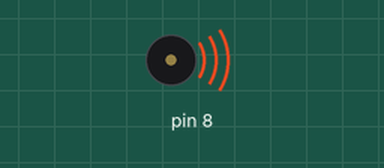
Recording of a sketch running on a simulated Arduino Uno, built with avr-gcc and run on an emulated ATmega328P. Parts: buzzer (waves = sounding). Random numbers use the default seed unless the sketch sets one.

Above: at 0.6 s.
At 10.1 s:
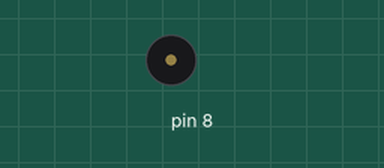
Timing chart, 0 to 11.6 s (numbered marks = the images above):
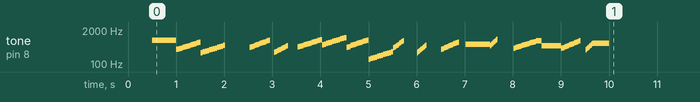

The sketch:

beep.ino
```cpp
#include <Arduino.h> // Core Arduino library for basic input/output functions, types, and constants.
#include <MeMCore.h> // Library for Makeblock electronic modules, including the buzzer.
#include <SoftwareSerial.h> // Library for serial communication on digital pins.
#include <Wire.h> // Library for I2C communication.
#include <stdlib.h> // Standard library for general utility functions.
#include <math.h> // Library for mathematical functions.

// Timer control variables to measure elapsed time.
double currentTime = 0; // Current time in seconds since the start.
double lastTime = 0; // Time at the last significant event to calculate elapsed time.

// Arduino component for sound generation.
MeBuzzer buzzer; // Buzzer object for emitting sounds.

// Beep control variables for managing beep pattern.
double soundDuration; // Duration of the sound in each beep cycle.
double silenceDuration; // Duration of silence in each beep cycle.
double targetPitch; // Desired pitch of the beep in Hertz.
double currentPitch; // Current pitch of the beep in Hertz, used during execution.
double semitone; // Incremental change in pitch between beeps, related to musical semitones.
int beepCycle; // Counter for the number of completed beep cycles.

// Flag to determine if the beep input parameters are valid.
boolean doBeep;

// General input parameter for the behavior's duration.
double duration = 10; // Duration for the beep behavior in seconds.

// Specific input parameters for beep behavior customization.
double beepPitch = 400; // Base pitch of the beep in Hertz.
double beepSlope = 1; // Determines how the pitch changes over time.
double beepSoundToSilenceRatio = 0.9; // Ratio of sound duration to silence duration in each cycle.
double beepCycleRate = 2; // Number of beep cycles per second.
double beepCycleStandardDeviation = 0.5; // Variability in the cycle rate to introduce randomness.
double beepPitchStandardDeviation = 100; // Variability in the beep pitch to introduce randomness.
double beepRandomSoundProbability = 0.3; // Probability of playing a random sound instead of the target pitch.
double beepPhase = 0; // Initial phase delay before starting the beep behavior.

// Function to calculate elapsed time since the program started in seconds.
double getLastTime()
{
  return currentTime = millis() / 1000.0 - lastTime;
}

// Custom delay function to pause execution for a specified number of seconds.
void _delay(double seconds)
{
  long endTime = millis() + seconds * 1000; // Calculate end time in milliseconds.
  while (millis() < endTime) _loop(); // Wait until the end time is reached.
}

// Generates a Gaussian-distributed random number based on standard deviation.
double GenerateGaussian(double standardDeviation)
{
    double u1 = rand() / (RAND_MAX + 1.0); // Generate uniform random number u1.
    double u2 = rand() / (RAND_MAX + 1.0); // Generate uniform random number u2.
    double z0 = sqrt(-2.0 * log(u1)) * cos(2.0 * M_PI * u2); // Box-Muller transform for Gaussian distribution.
    return z0 * standardDeviation;
}

// Generates a random number within the specified range [min, max].
double GetRandomNumber(double min, double max)
{
    double randomNumber = (double)rand() / RAND_MAX; // Generate a uniform random number between 0 and 1.
    return (randomNumber * (max - min)) + min; // Scale and shift the number to the specified range.
}

// Caps a number to be within the specified lower and upper limits.
void CapNumber(double* number, double lowerLimit, double upperLimit)
{
    if (*number < lowerLimit) {
        *number = lowerLimit; // Set to lower limit if below it.
    }
    if (*number > upperLimit) {
        *number = upperLimit; // Set to upper limit if above it.
    }
}

// Validates the input parameters for the beep behavior.
void CheckValidBeepInput(double pitch, double slope, double soundToSilenceRatio, double cycleRate, double cycleStandardDeviation, double pitchStandardDeviation, double randomSoundProbability, double phase)
{
  // Check each parameter against its valid range.
  boolean isValidPitch = pitch >= 80 && pitch <= 3000; // Valid pitch range.
  boolean isValidSlope = (slope < 0 && slope >= log(40 / pitch) / log(2)) || (slope > 0 && slope <= log(6000 / pitch) / log(2)) || slope == 0; // Valid slope conditions.
  boolean isValidSoundToSilenceRatio = soundToSilenceRatio <= 1 && soundToSilenceRatio >= 0; // Valid ratio range.
  boolean isCycleRatePositive = cycleRate > 0; // Cycle rate must be positive.
  boolean isValidStandardDeviation = cycleStandardDeviation >= 0 && pitchStandardDeviation >= 0; // Standard deviations must be non-negative.
  boolean isValidRandomSoundProbability = randomSoundProbability <= 1 && randomSoundProbability >= 0; // Valid probability range.
  boolean isValidPhase = phase >= 0; // Phase must be non-negative.

  // If all conditions are met, the input is considered valid.
  doBeep = isValidPitch && isValidSlope && isValidSoundToSilenceRatio && isCycleRatePositive && isValidStandardDeviation && isValidRandomSoundProbability && isValidPhase;
}

// Sets the durations for sound and silence based on the ratio and cycle rate.
void SetBeepDurations(double soundToSilenceRatio, double cycleRate, double cycleStandardDeviation)
{
  silenceDuration = (1 - soundToSilenceRatio) / cycleRate; // Calculate base silence duration.
  silenceDuration += GenerateGaussian(cycleStandardDeviation); // Add Gaussian randomness.
  CapNumber(&silenceDuration, 0, 1 / cycleRate); // Ensure the duration is within valid bounds.

  soundDuration = 1 / cycleRate - silenceDuration; // Calculate sound duration based on the remaining time.
}

// Sets the target pitch for the beep, including randomness.
void SetTargetPitch(double pitch, double pitchStandardDeviation)
{
  targetPitch = pitch + GenerateGaussian(pitchStandardDeviation); // Add randomness to the pitch.
  CapNumber(&targetPitch, 80, 3000); // Ensure pitch is within a valid range.

  currentPitch = targetPitch; // Initialize current pitch to target pitch for the start of behavior.
}

// Plays a sound or silence based on a given probability.
void PlayRandomSoundWithProbability(double slope, double randomSoundProbability, double pitchStandardDeviation)
{
  double randomNumber = GetRandomNumber(0, 1); // Generate a random number to compare against probability.

  double randomPitch; // Variable for the pitch of the random sound.
  if (slope == 0) {
    randomPitch = targetPitch + GenerateGaussian(pitchStandardDeviation); // Generate random pitch variation.
  } else {
    int randomSemitone = (int)GetRandomNumber(1, 12); // Random semitone for pitch variation.
    randomPitch = exp(log(targetPitch) + slope * randomSemitone / 12 * log(2)); // Calculate pitch based on semitone change.
  }

  if (randomNumber < randomSoundProbability) {
    buzzer.tone(randomPitch, silenceDuration * 1000); // Play the random sound if within probability.
  } else {
    _delay(silenceDuration); // Otherwise, maintain silence for the duration.
  }
}

// Method to execute the beep base behavior
void Beep(double duration,
          double beepPitch, double beepSlope, double beepSoundToSilenceRatio, double beepCycleRate, double beepCycleStandardDeviation, double beepPitchStandardDeviation, double beepRandomSoundProbability, double beepPhase)
{
  // INPUT CHECKS AND VARIABLE INITIALIZATION

  // Check if beep input is valid
  CheckValidBeepInput(beepPitch, beepSlope, beepSoundToSilenceRatio, beepCycleRate, beepCycleStandardDeviation, beepPitchStandardDeviation, beepRandomSoundProbability, beepPhase);

  if (doBeep) {
    // Set the target pitch based on given input
    SetTargetPitch(beepPitch, beepPitchStandardDeviation);

    // Set sound and silence durations based on given input
    SetBeepDurations(beepSoundToSilenceRatio, beepCycleRate, beepCycleStandardDeviation);

    // Variable used to control the beep cycles
    beepCycle = 0;

    // Variable used to compute the pitch of each note
    semitone = 1;
  }

  // MAIN LOOP

  // Initialize timer
  lastTime = millis() / 1000.0;

  // Loop during given duration
  while (!(getLastTime() > duration)) {
    _loop();

    // If valid beep input is given
    if (doBeep) {
      // Start executing after the given phase
      if (getLastTime() - beepPhase >= 0) {
        // Check if the beep slope is zero (constant pitch)
        if (beepSlope == 0) {
          if (getLastTime() - beepPhase < beepCycle / beepCycleRate + soundDuration) {
            // Play the sound at the current pitch for the given duration
            buzzer.tone(currentPitch, soundDuration * 1000);
          }
        }

        // Check if the beep slope is positive (rising pitch)
        if (beepSlope > 0) {
          if(getLastTime() - beepPhase < beepCycle / beepCycleRate + semitone * soundDuration / 12) {
            // Play the sound at the current pitch for the given duration
            buzzer.tone(currentPitch, soundDuration / 12 * 1000);
          } else {
            // Change current pitch to the next rising semitone
            currentPitch = exp(log(targetPitch) + beepSlope * semitone / 12 * log(2));

            // Increase semitone by one
            if (semitone < 12) {
              semitone += 1;
            }
          }

        }

        // Check if the beep slope is negative (falling pitch)
        if (beepSlope < 0) {
          if (getLastTime() - beepPhase < beepCycle / beepCycleRate + semitone * soundDuration / 12) {
            // Play the sound at the current pitch for the given duration
            buzzer.tone(currentPitch, soundDuration / 12 * 1000);
          } else {
            // Change current pitch to the next falling semitone
            currentPitch = exp(log(targetPitch) + beepSlope * semitone / 12 * log(2));

            // Increase semitone by one
            if (semitone < 12) {
              semitone += 1;
            }
          }
        }

        // Play either a random note or silence based on the given probability for the silence duration
        if (getLastTime() - beepPhase > beepCycle / beepCycleRate + soundDuration &&
            getLastTime() - beepPhase < (beepCycle + 1) / beepCycleRate) {
          PlayRandomSoundWithProbability(beepSlope, beepRandomSoundProbability, beepPitchStandardDeviation);
        }

        // Check if the beep cycle has finished
        if (getLastTime() - beepPhase > (beepCycle + 1) / beepCycleRate) {
          // Increase the count of cycles by one
          beepCycle += 1;

          // Reset semitone to one
          semitone = 1;

          // Change the target pitch
          SetTargetPitch(beepPitch, beepPitchStandardDeviation);

          // Change sound and silence durations
          SetBeepDurations(beepSoundToSilenceRatio, beepCycleRate, beepCycleStandardDeviation);
        }
      }
    }
  }
}

// Setup function to initialize the robot and start the wander behavior
void setup()
{
  randomSeed(0); // Initialize the random number generator seed.

  // Start the beeping behavior with the specified parameters.
  Beep(duration, beepPitch, beepSlope, beepSoundToSilenceRatio, beepCycleRate, beepCycleStandardDeviation, beepPitchStandardDeviation, beepRandomSoundProbability, beepPhase);
}

// Placeholder loop function, required for Arduino structure but not used
void _loop()
{

}

// Main loop function, continuously called by Arduino framework
void loop()
{
  _loop(); // Call the placeholder loop function
}
```
